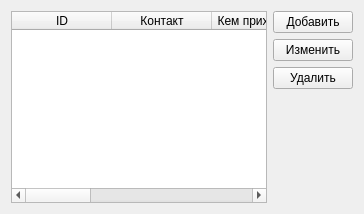
              <widget class="QWidget" name="contactsAthleteTab">
               <attribute name="title">
                <string>Контакты</string>
               </attribute>
               <layout class="QHBoxLayout" name="horizontalLayout_4">
                <item>
                 <widget class="QTableWidget" name="contactsAthleteTable">
                  <property name="editTriggers">
                   <set>QAbstractItemView::NoEditTriggers</set>
                  </property>
                  <property name="selectionMode">
                   <enum>QAbstractItemView::SingleSelection</enum>
                  </property>
                  <property name="selectionBehavior">
                   <enum>QAbstractItemView::SelectRows</enum>
                  </property>
                  <property name="sortingEnabled">
                   <bool>true</bool>
                  </property>
                  <column>
                   <property name="text">
                    <string>ID</string>
                   </property>
                  </column>
                  <column>
                   <property name="text">
                    <string>Контакт</string>
                   </property>
                  </column>
                  <column>
                   <property name="text">
                    <string>Кем приходится</string>
                   </property>
                  </column>
                  <column>
                   <property name="text">
                    <string>Место работы</string>
                   </property>
                  </column>
                  <column>
                   <property name="text">
                    <string>Должность</string>
                   </property>
                  </column>
                  <column>
                   <property name="text">
                    <string>Телефон</string>
                   </property>
                  </column>
                  <column>
                   <property name="text">
                    <string>Email</string>
                   </property>
                  </column>
                 </widget>
                </item>
                <item>
                 <layout class="QVBoxLayout" name="verticalLayout_4">
                  <item>
                   <widget class="QPushButton" name="addContactAthleteButton">
                    <property name="text">
                     <string>Добавить</string>
                    </property>
                   </widget>
                  </item>
                  <item>
                   <widget class="QPushButton" name="changeContactAthleteButton">
                    <property name="text">
                     <string>Изменить</string>
                    </property>
                   </widget>
                  </item>
                  <item>
                   <widget class="QPushButton" name="deleteContactAthleteButton">
                    <property name="text">
                     <string>Удалить</string>
                    </property>
                   </widget>
                  </item>
                  <item>
                   <spacer name="verticalSpacer_3">
                    <property name="orientation">
                     <enum>Qt::Vertical</enum>
                    </property>
                    <property name="sizeHint" stdset="0">
                     <size>
                      <width>20</width>
                      <height>40</height>
                     </size>
                    </property>
                   </spacer>
                  </item>
                 </layout>
                </item>
               </layout>
              </widget>
